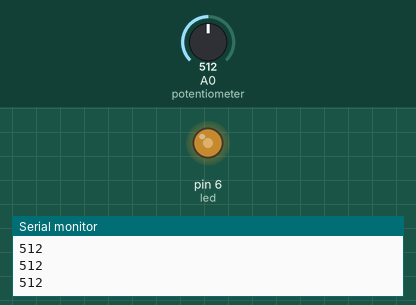
Recording of a sketch running on a simulated Arduino Uno, built with avr-gcc and run on an emulated ATmega328P. Parts: output pins drawn as LEDs (lit = HIGH), the last lines printed to the serial monitor. The inputs (shaded band) are chosen by the test bench; at power-on: A0 (potentiometer) = 512.

Above: at 1.2 s.
1.3 s: A0 (potentiometer) set to 716
At 2.5 s:
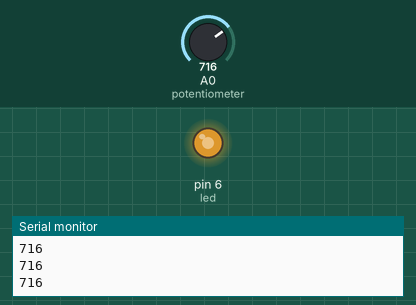
2.8 s: A0 (potentiometer) set to 900
At 3.9 s:
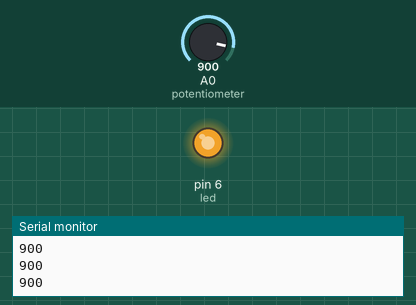
4.3 s: A0 (potentiometer) set to 122
At 5.0 s:
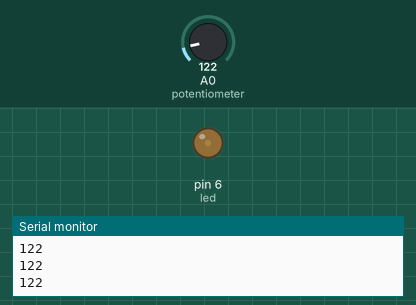
5.8 s: A0 (potentiometer) set to 0
At 6.2 s:
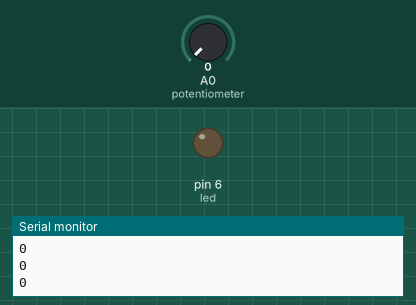
Timing chart, 0 to 8.3 s (numbered marks = the images above; inputs shaded):
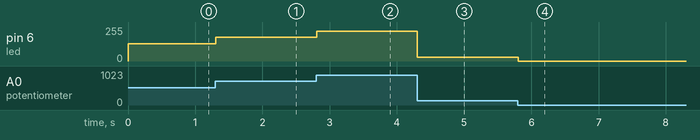

The sketch:

sketch_feb11a.ino
```cpp
int led = 6;
int potentiometer = A0, potval, brightness;

void setup() {
  // put your setup code here, to run once:
pinMode(led, OUTPUT);
 Serial.begin(9600);
}

void loop() {
  // put your main code here, to run repeatedly:
int potval=analogRead(potentiometer);
int brightness = potval / 4;
  //int potval = analogRead(A0);

Serial.println(potval);

analogWrite(led, brightness);
}
```

Measured:
- after the input at 1.3 s, pin 6 (led): 128/255 → 179/255 at once
- after the input at 2.8 s, pin 6 (led): 179/255 → 225/255 at once
- after the input at 4.3 s, pin 6 (led): 225/255 → 30/255 at once
- after the input at 5.8 s, pin 6 (led): 30/255 → 0/255 at once
